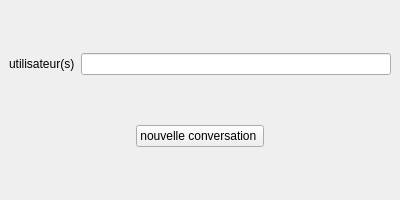
<?xml version="1.0" encoding="UTF-8"?>
<ui version="4.0">
 <class>NewDiscussion</class>
 <widget class="QMainWindow" name="NewDiscussion">
  <property name="geometry">
   <rect>
    <x>0</x>
    <y>0</y>
    <width>400</width>
    <height>200</height>
   </rect>
  </property>
  <property name="sizePolicy">
   <sizepolicy hsizetype="Fixed" vsizetype="Fixed">
    <horstretch>0</horstretch>
    <verstretch>0</verstretch>
   </sizepolicy>
  </property>
  <property name="minimumSize">
   <size>
    <width>400</width>
    <height>200</height>
   </size>
  </property>
  <property name="maximumSize">
   <size>
    <width>400</width>
    <height>200</height>
   </size>
  </property>
  <property name="windowTitle">
   <string>MainWindow</string>
  </property>
  <widget class="QWidget" name="centralwidget">
   <layout class="QHBoxLayout" name="horizontalLayout_7">
    <item>
     <layout class="QVBoxLayout" name="verticalLayout_2">
      <item>
       <layout class="QHBoxLayout" name="horizontalLayout">
        <item>
         <widget class="QLabel" name="label">
          <property name="text">
           <string>utilisateur(s)</string>
          </property>
         </widget>
        </item>
        <item>
         <widget class="QLineEdit" name="le_Destinataire"/>
        </item>
       </layout>
      </item>
      <item>
       <layout class="QHBoxLayout" name="horizontalLayout_5">
        <item>
         <spacer name="horizontalSpacer">
          <property name="orientation">
           <enum>Qt::Horizontal</enum>
          </property>
          <property name="sizeHint" stdset="0">
           <size>
            <width>40</width>
            <height>20</height>
           </size>
          </property>
         </spacer>
        </item>
        <item>
         <widget class="QPushButton" name="pb_conversation">
          <property name="text">
           <string>nouvelle conversation </string>
          </property>
         </widget>
        </item>
        <item>
         <spacer name="horizontalSpacer_2">
          <property name="orientation">
           <enum>Qt::Horizontal</enum>
          </property>
          <property name="sizeHint" stdset="0">
           <size>
            <width>40</width>
            <height>20</height>
           </size>
          </property>
         </spacer>
        </item>
       </layout>
      </item>
     </layout>
    </item>
   </layout>
  </widget>
 </widget>
 <resources/>
 <connections/>
</ui>
